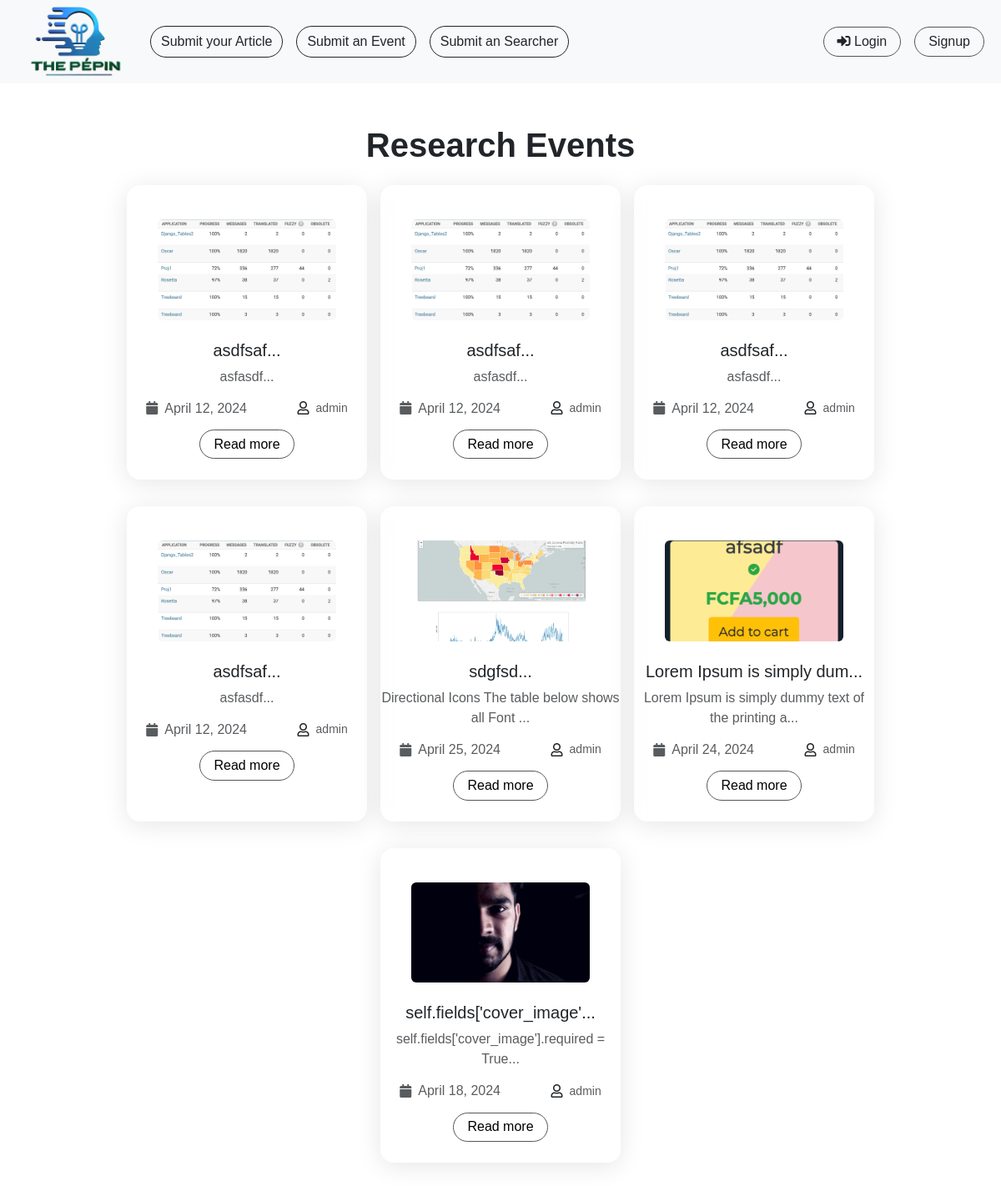
The app's page /events with its own data.
### base/models.py (models this page shows)
class Event(models.Model):
    user = models.ForeignKey(User, on_delete=models.CASCADE, null=False)
    owner_or_institution_name = models.CharField(_("owner_or_institution_name"), max_length=250, null=False, blank=False, default='admin')
    title = models.CharField(_("title"), max_length=250, null=False, blank=False)
    short_description = models.TextField(_("short_description"), null=False, blank=False)
    cover_image = models.ImageField(_("cover_image"), upload_to="base/culture_cover/", null=True, blank=True)
    description = models.TextField(_("description"), null=False, blank=False)
    date = models.DateField(_("date"), null=False, blank=False)
    location = models.CharField(_("location"), max_length=255, null=True, blank=True)
    link_to_orignal = models.URLField(_("link_to_orignal"), max_length=1000)

### base/views.py (the view)
# urls.py: path('events', views.events, name='events'),
def events(request):
    all_post = Event.objects.all()
    context = {
        "all_post":all_post,
    }
    return render(request, 'base/events.html', context)

### templates/base/events.html
{% extends "base/base.html" %}
{% load static %}
{% block content %}
<div class="container my-5">
    <h1 class="text-center fw-bold">Research Events</h1>
    <div class="d-flex justify-content-center align-items-stretch flex-wrap main__edu__section">
        {% if all_post %}
        {% for post in all_post %}
        <a class="cursor-pointer mx-2 no_underline card__edu_clu__main__single align-items-center text-center my-3 py-3" href="{% url 'event_post' post.id %}">
            {% if post.cover_image %}
            <img class="w-75 rounded my-4" src="{{ post.cover_image.url }}"
                style="aspect-ratio: 16/9; object-fit: cover;" alt="">
            {% endif %}
            <h5 class="text-dark">{{ post.title|slice:"0:25" }}...</h5>
            <p class="text-dark text-muted">{{ post.short_description|slice:"0:50" }}...</p>
            <div class="text-muted h6 d-flex justify-content-around align-items-center flex-row w-100 flex-wrap">
                <div class="d-flex justify-content-center align-items-center">
                    <i class="fa fa-calendar " aria-hidden="true"> </i>
                    <span class="mx-2">{{ post.date }}</span>
                </div>
                <div class="d-flex justify-content-center align-items-center">
                    <i class="far text-dark fa-user mx-2"></i>
                    <small>{{ post.owner_or_institution_name }}</small>
                </div>
            </div>
            <button class="bttn my-2">Read more</button>
        </a>
        {% endfor %}
        {% else %}
        <h5
            class="d-flex justify-content-center align-items-center main__menu__middle__btns pink__to__top__gradient text-dark">NO POST FOUND!</h5>
        {% endif %}
    </div>
</div>
{% endblock %}

### static/base/css/style.css (style rules this page uses)
:root { --grey-color: rgb(85, 85, 85); --lgrey-color:rgb(230, 230, 230); --green-color: #00ab50; --light-blue-color: rgb(48, 205, 253); --dark-blue-color: #3578E4; }
body { font-family: "Dosis", sans-serif !important; font-optical-sizing: auto; font-weight: normal; font-style: normal; box-sizing: border-box; }
.bttn { background: transparent; border-radius: 999rem; border: 1px solid var(--grey-color); padding: 0.3rem 1rem; }
.no_underline { text-decoration: none; }
.card__edu_clu__main__single { background: rgba(255, 255, 255, 0.18); border-radius: 16px; box-shadow: 0 4px 30px rgba(0, 0, 0, 0.1); backdrop-filter: blur(6.8px); -webkit-backdrop-filter: blur(6.8px); border: 1px solid rgba(255, 255, 255, 0.15); width: 18rem; }
.card__edu_clu__main__single img { transition: transform 0.6s linear; }

### records on screen
Event: cover_image (picture), title "asdfsaf", short_description "asfasdf", date "April 12, 2024", owner_or_institution_name "admin"
Event: cover_image (picture), title "asdfsaf", short_description "asfasdf", date "April 12, 2024", owner_or_institution_name "admin"
Event: cover_image (picture), title "asdfsaf", short_description "asfasdf", date "April 12, 2024", owner_or_institution_name "admin"
Event: cover_image (picture), title "asdfsaf", short_description "asfasdf", date "April 12, 2024", owner_or_institution_name "admin"
Event: cover_image (picture), title "sdgfsd", short_description "Directional Icons The table below shows all Font", date "April 25, 2024", owner_or_institution_name "admin"
Event: cover_image (picture), title "Lorem Ipsum is simply dum", short_description "Lorem Ipsum is simply dummy text of the printing a", date "April 24, 2024", owner_or_institution_name "admin"
Event: cover_image (picture), title "self.fields['cover_image'", short_description "self.fields['cover_image'].required = True", date "April 18, 2024", owner_or_institution_name "admin"
